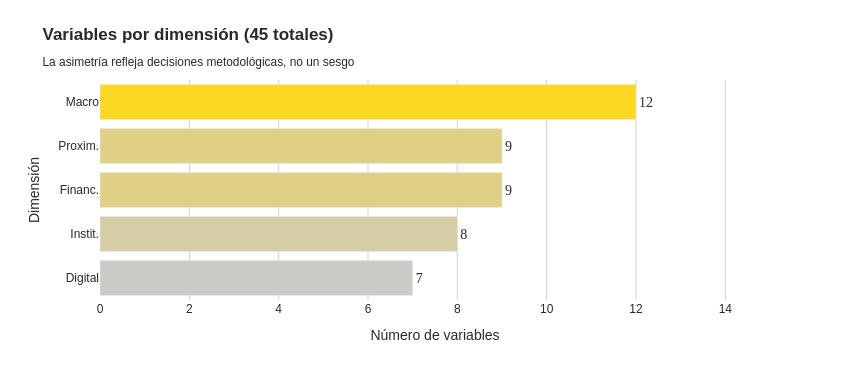

This figure's notebook cell:
### Markdown cell above
## Visualización del peso de cada dimensión

Una observación que salta a la vista en el diccionario es que **las dimensiones no tienen el mismo número de variables**. La dimensión Digital-Tecnológica tiene 7 variables e instritucional 8, mientras que las dimensiones Financiera y Proximidad tienen nueve cada una. La gráfica siguiente lo hace explícito:

### Code cell
# Conteo de variables por dimension
conteo_dim = diccionario.groupby('Dim').size().reset_index(name='n_variables')
conteo_dim = conteo_dim.sort_values('n_variables', ascending=True)

fig = go.Figure()
fig.add_trace(go.Bar(
    y=conteo_dim['Dim'], x=conteo_dim['n_variables'],
    orientation='h',
    marker=dict(color=conteo_dim['n_variables'],
                colorscale=[[0, CIBEST['gray_light']], [1, CIBEST['yellow']]],
                #line=dict(color=CIBEST['gray'], width=1.5)
    ), 
    text=conteo_dim['n_variables'],
    textposition='outside',
    textfont=dict(size=14, color=CIBEST['gray'], family='Arial Black'),
    hovertemplate='<b>%{y}</b><br>Variables: %{x}<extra></extra>',
))

fig.update_layout(
    title='<b>Variables por dimensión (45 totales)</b><br>'
          '<sub>La asimetría refleja decisiones metodológicas, no un sesgo</sub>',
    xaxis=dict(title='Número de variables', range=[0, 15], gridcolor=CIBEST['gray_border']),
    yaxis_title='Dimensión',
    plot_bgcolor=CIBEST['white'], paper_bgcolor=CIBEST['white'],
    font=dict(family='Arial', color=CIBEST['gray']),
    height=380, width=850, showlegend=False, margin=dict(l=100, t=80),
)
fig.show()

### Figure 1 — Plotly figure (JSON) as saved in the notebook; plotly's stock layout.template omitted (floating-point values rounded to 4 significant figures)
{"data": [{"hovertemplate": "<b>%{y}</b><br>Variables: %{x}<extra></extra>", "marker": {"color": [7, 8, 9, 9, 12], "colorscale": [[0, "#CCCAC7"], [1, "#FDD923"]]}, "orientation": "h", "text": [7.0, 8.0, 9.0, 9.0, 12.0], "textfont": {"color": "#2C2A28", "family": "Arial Black", "size": 14}, "textposition": "outside", "type": "bar", "x": [7, 8, 9, 9, 12], "y": ["Digital", "Instit.", "Financ.", "Proxim.", "Macro"]}], "layout": {"font": {"color": "#2C2A28", "family": "Arial"}, "height": 380, "margin": {"l": 100, "t": 80}, "paper_bgcolor": "#FFFFFF", "plot_bgcolor": "#FFFFFF", "showlegend": false, "title": {"text": "<b>Variables por dimensión (45 totales)</b><br><sub>La asimetría refleja decisiones metodológicas, no un sesgo</sub>"}, "width": 850, "xaxis": {"gridcolor": "#D0D0D0", "range": [0, 15], "title": {"text": "Número de variables"}}, "yaxis": {"title": {"text": "Dimensión"}}}}
